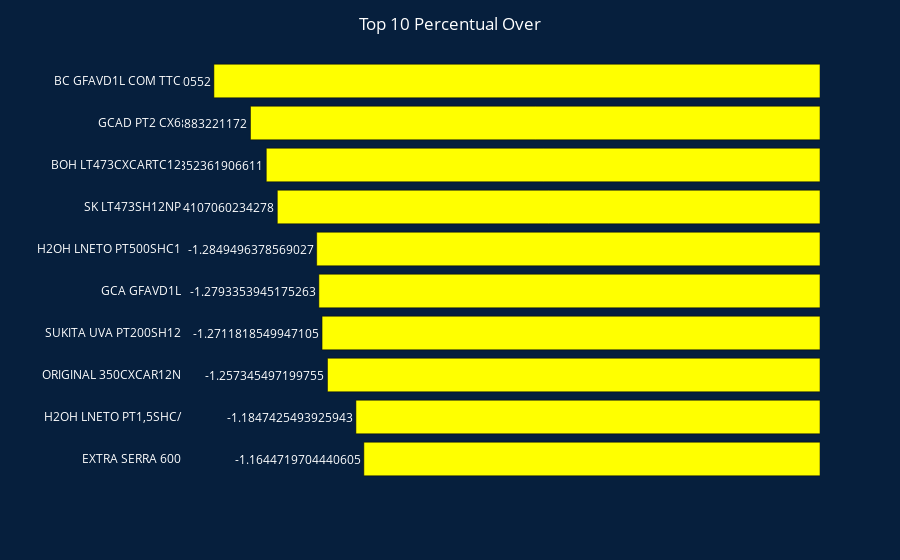

Notebook source saved alongside this figure:
### Code cell
df=produtos_percentual_down_10

fig = px.bar(df,
             y="Desc. Prod.",
             x="PERCENTUAL OVER/DOWN",
             text="PERCENTUAL OVER/DOWN",
             
)

fig.update_layout(
    title="Top 10 Percentual Over",
    title_x=0.5,
    title_font=dict(color='white'),
    xaxis_title="",
    yaxis_title ="",
    xaxis_visible=False,
    plot_bgcolor='rgb(6,31,61)',
    paper_bgcolor='rgb(6,31,61)',

   
)

fig.update_traces(# 
                  textposition="outside",
                  textfont_size=12,
                  textfont_color='white',
                  marker_color='yellow',
                  marker_line_color='black')  

fig.update_yaxes(autorange="reversed",
                 tickfont=dict(color='white'), 
                )



fig.show()

### Figure 1 — Plotly figure (JSON) as saved in the notebook; plotly's stock layout.template omitted (floating-point values rounded to 4 significant figures)
{"data": [{"alignmentgroup": "True", "hovertemplate": "PERCENTUAL OVER/DOWN=%{text}<br>Desc. Prod.=%{y}<extra></extra>", "legendgroup": "", "marker": {"color": "yellow", "line": {"color": "black"}, "pattern": {"shape": ""}}, "name": "", "offsetgroup": "", "orientation": "h", "showlegend": false, "text": [-1.547, -1.454, -1.414, -1.385, -1.285, -1.279, -1.271, -1.257, -1.185, -1.164], "textfont": {"color": "white", "size": 12}, "textposition": "outside", "type": "bar", "x": [-1.547, -1.454, -1.414, -1.385, -1.285, -1.279, -1.271, -1.257, -1.185, -1.164], "xaxis": "x", "y": ["BC GFAVD1L COM TTC", "GCAD PT2 CX6", "BOH LT473CXCARTC12", "SK LT473SH12NP", "H2OH LNETO PT500SHC1", "GCA GFAVD1L", "SUKITA UVA PT200SH12", "ORIGINAL 350CXCAR12N", "H2OH LNETO PT1,5SHC/", "EXTRA SERRA 600"], "yaxis": "y"}], "layout": {"barmode": "relative", "legend": {"tracegroupgap": 0}, "margin": {"t": 60}, "paper_bgcolor": "rgb(6,31,61)", "plot_bgcolor": "rgb(6,31,61)", "title": {"font": {"color": "white"}, "text": "Top 10 Percentual Over", "x": 0.5}, "xaxis": {"anchor": "y", "domain": [0, 1], "title": {"text": ""}, "visible": false}, "yaxis": {"anchor": "x", "autorange": "reversed", "domain": [0, 1], "tickfont": {"color": "white"}, "title": {"text": ""}}}}
